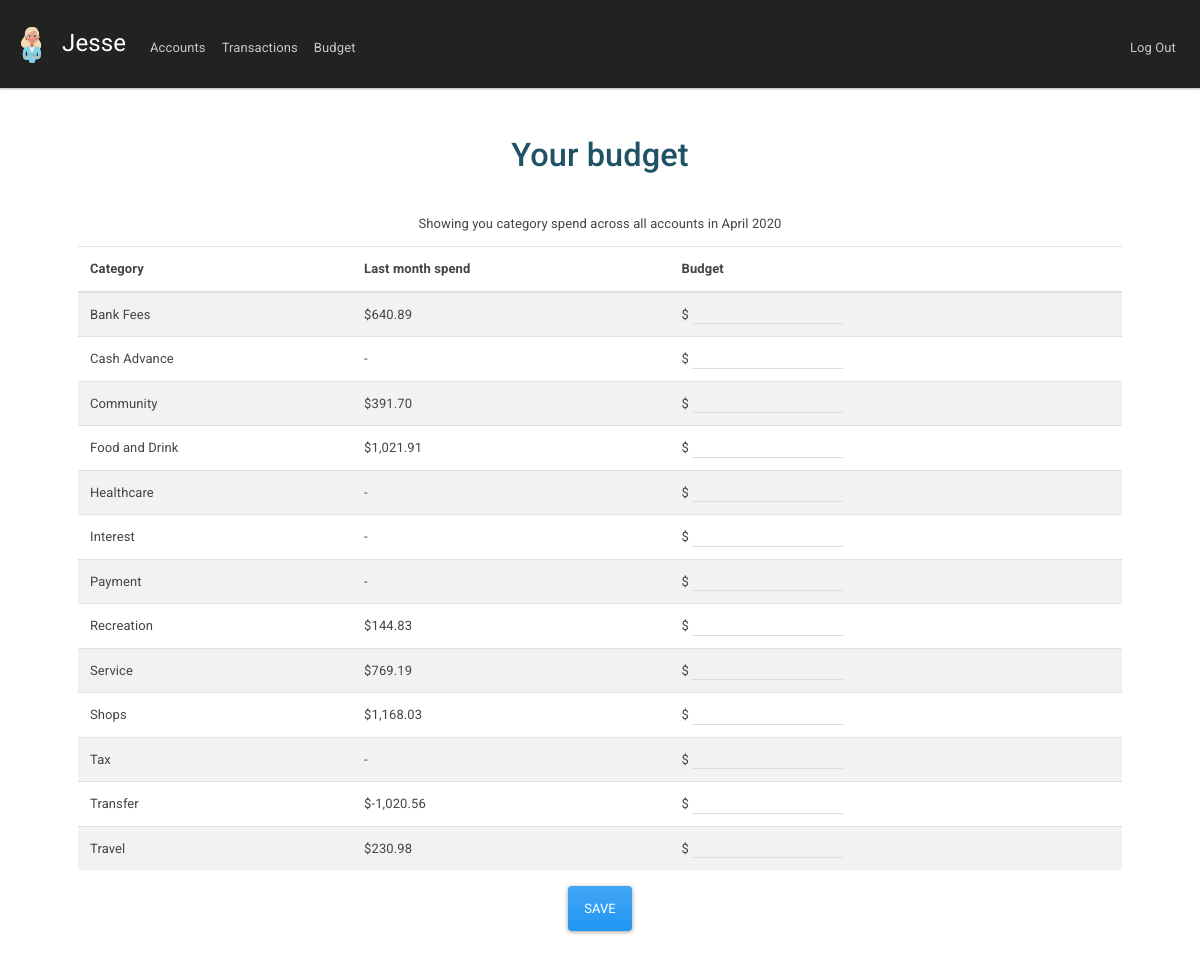
Before: /budget (signed in) with the older database file.
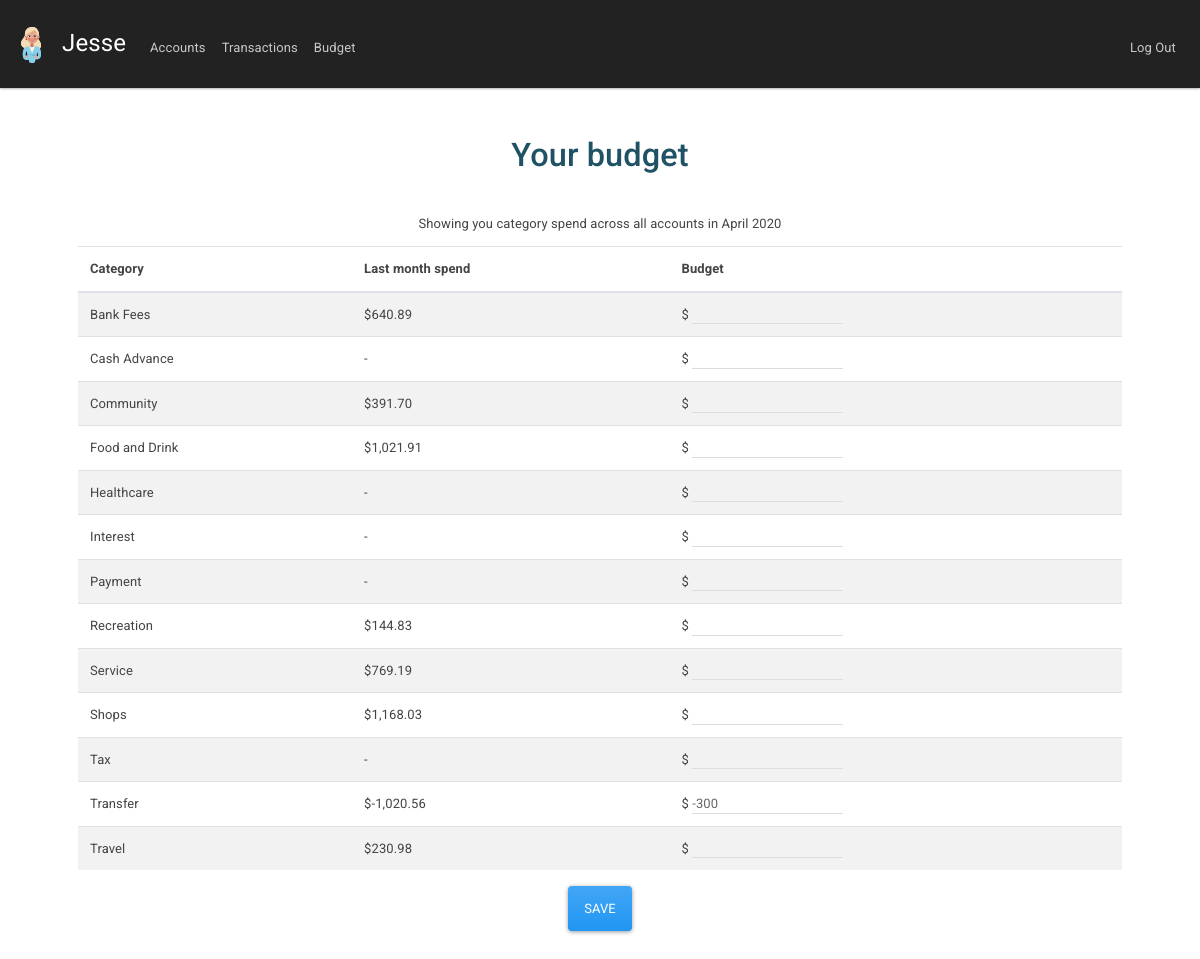
After: the same page with the newer database file.
### tables this page shows
CREATE TABLE "budget" (
	"user_id"	INTEGER NOT NULL,
	"category"	TEXT NOT NULL,
	"amount"	NUMERIC,
	PRIMARY KEY("user_id","category")
);

### app.py (the view, shortened to what this page needs)
@app.route("/budget", methods=["GET", "POST"])
@login_required
def budget():
    if request.method == "GET":
        prev_month_firstday = datetime.date.today().replace( day=1 ) - relativedelta(months=1)
        prev_month_lastday = datetime.date.today().replace( day=1 ) - relativedelta(days=1)
        budgets = get_db().execute("""
            SELECT budget.category,
                   budget_summary.month_total * -1 as month_total,
                   budget.amount as budget_amount
            FROM budget
            LEFT OUTER JOIN (
                SELECT category, sum(amount) as month_total
                FROM transactions
                JOIN accounts on accounts.account_id = transactions.account_id
                WHERE
                    accounts.user_id = :user_id AND
                    transactions.date >= :prev_month_firstday  AND
                    transactions.date <= :prev_month_lastday
                GROUP BY transactions.category ) as budget_summary
            ON budget_summary.category = budget.category
            WHERE budget.user_id = :user_id
            ORDER BY budget.category
        """,
        user_id = session["user_id"],
        prev_month_firstday=prev_month_firstday.isoformat(),
        prev_month_lastday=prev_month_lastday.isoformat())
        active_accounts = get_db().execute( """
            SELECT account_id
            FROM accounts
            WHERE user_id = :user_id
        """, user_id=session["user_id"])
        for budget in budgets:
            budget['danger'] = False
            if budget.get('month_total') is not None and budget.get('budget_amount') is not None:
                if budget['month_total'] > budget['budget_amount']:
                    budget['danger'] = True
        return render_template("budget.html",
                                active_accounts=active_accounts,
                                prev_month_firstday=prev_month_firstday,
                                budgets=budgets)

### app.py (called while the page is built)
@app.after_request
def after_request(response):
    response.headers["Cache-Control"] = "no-cache, no-store, must-revalidate"
    response.headers["Expires"] = 0
    response.headers["Pragma"] = "no-cache"
    return response

def get_db():
    global DB
    if not DB:
        DB = SQL("sqlite:///finance_mgmt.db")
    return DB

### helpers.py (called while the page is built)
def login_required(f):
    @wraps(f)
    def decorated_function(*args, **kwargs):
        if session.get("user_id") is None:
            return redirect("/login")
        return f(*args, **kwargs)
    return decorated_function

def usd(value):
    return f"${value:,.2f}"

### templates/budget.html (shortened to what this page needs)
{% extends "layout.html" %}
{% block main %}
{% if active_accounts %}
<div class="container">
    <div class="grid-element element-a"><h1> Your budget</h1></div>
</div>
<p>Showing you category spend across all accounts in {{ prev_month_firstday.strftime('%B %Y') }}</p>
<form action="/budget" method="post">
    <table id="budget" class="table table-striped table-hover">
        <thead>
            <tr>
                <th>Category</th>
                <th>Last month spend</th>
                <th>Budget</th>
            </tr>
        </thead>
        <tbody>
            {% for budget in budgets %}
            <tr class="{{"table-danger" if budget.danger }}"</tr>
                <td>{{ budget.category }}</td>
                {% if budget.month_total is not none %}
                <td>{{ budget.month_total | usd }}</td>
                {% else %}
                <td>-</td>
                {% endif %}
                <td>$ </div><input name="{{ budget.category }}" value="{{ budget.budget_amount if budget.budget_amount != none else ""}}" text="number" autocomplete="off" class="form-control"></td>
            </tr>
            {% endfor %}
        </tbody>
    </table>
    <button class="btn btn-primary" type="submit">Save</button>
</form>
{% endif %}
{% endblock %}

### templates/layout.html (shortened to what this page needs)
<!DOCTYPE html>
<html lang="en">
    <head>
        <link href="https://stackpath.bootstrapcdn.com/bootswatch/4.4.1/materia/bootstrap.min.css" rel="stylesheet">
        <link href="/static/styles.css" rel="stylesheet">
        <link rel="stylesheet" href="https://use.fontawesome.com/releases/v5.7.0/css/all.css">
    </head>
    <body>
        <nav class="navbar sticky-top navbar-expand-lg navbar-dark bg-dark">
            <a class="navbar-brand" href="/">
                <img src="static/neutral.svg" width="20px" style="margin-left:5px; margin-right: 15px;">
                Jesse
            </a>
            <div class="collapse navbar-collapse" id="navbar">
                {% if session.user_id %}
                    <ul class="navbar-nav mr-auto mt-2">
                        <li class="nav-item"><a class="nav-link" href="/">Accounts</a></li>
                        <li class="nav-item"><a class="nav-link" href="/transactions">Transactions</a></li>
                        <li class="nav-item"><a class="nav-link" href="/budget">Budget</a></li>
                    </ul>
                    <ul class="navbar-nav ml-auto mt-2">
                        <li class="nav-item"><a class="nav-link" href="/logout">Log Out</a></li>
                    </ul>
                {% else %}
                    <ul class="navbar-nav ml-auto mt-2">
                        <li class="nav-item"><a class="nav-link" href="/register">Get Started</a></li>
                        <li class="nav-item"><a class="nav-link" href="/login">Log In</a></li>
                    </ul>
                {% endif %}
            </div>
        </nav>
        <main id="maincontainer" class="container p-5">
            {% block main %}{% endblock %}
        </main>
    </body>
</html>

### static/styles.css (style rules this page uses)
main .form-control { display: inline-block; width: auto; }
main { overflow-x: auto; text-align: center; }
main table { text-align: left; }
.grid-element { font-size: 1em; padding-bottom: 3%; color: #1E5264; }
.element-a { grid-column-start: 3; grid-column-end: 4; grid-row-start: 1; grid-row-end: 2; }
#budget .form-control { padding-top: 0px; padding-bottom: 0px; height: auto; }

Changed rows visible on the page:
changed budget "Transfer": budget_amount (not shown) → "-300"
